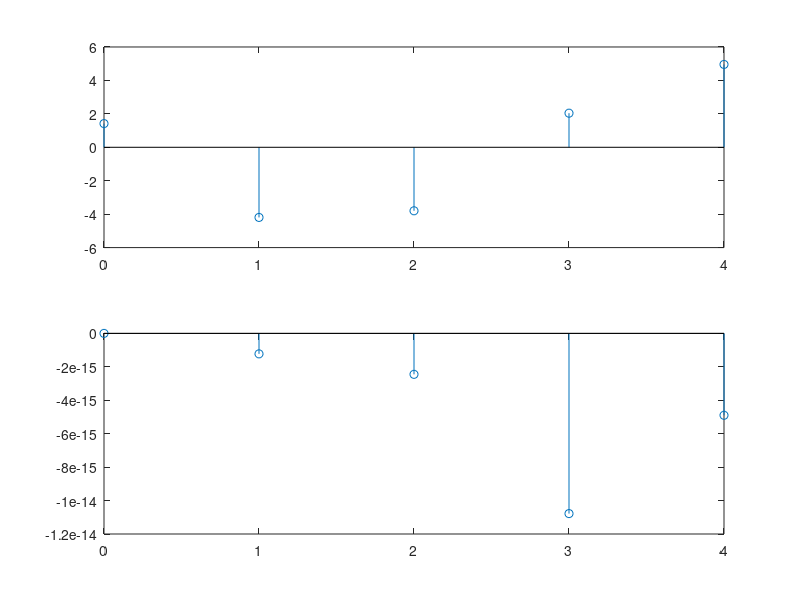

Reproduce this figure in MATLAB.
% Day tin hieu hinh sin y(n) = A*cos(wo * n + phi);
clf;
fprintf('Day tin hieu hinh sin y(n) = A*cos(wo * n + phi)\n');
L = input('Nhap chieu dai cua day: ');
A = input('Nhap bien do: ');
wo = input('Nhap tan so goc: ');
phi = input('Nhap goc pha: ');

n = 0: L-1;
y = A*cos(wo*n + phi);
subplot(211);
stem(n,y);

% Day tin hieu dieu bien
fprintf('\nDay tin hieu dieu bien\n');
m = input('Nhap he so dieu bien: ');
fc = input('Nhap tan so song mang: ');
f = input('Nhap tan so tin hieu: ');
L = input('Nhap chieu dai day tin hieu: ');

n = 0: L-1;
y = ((m*sin(2*pi*f*n)+1)).*sin(2*pi*fc*n);
subplot(212);
stem(n,y);
